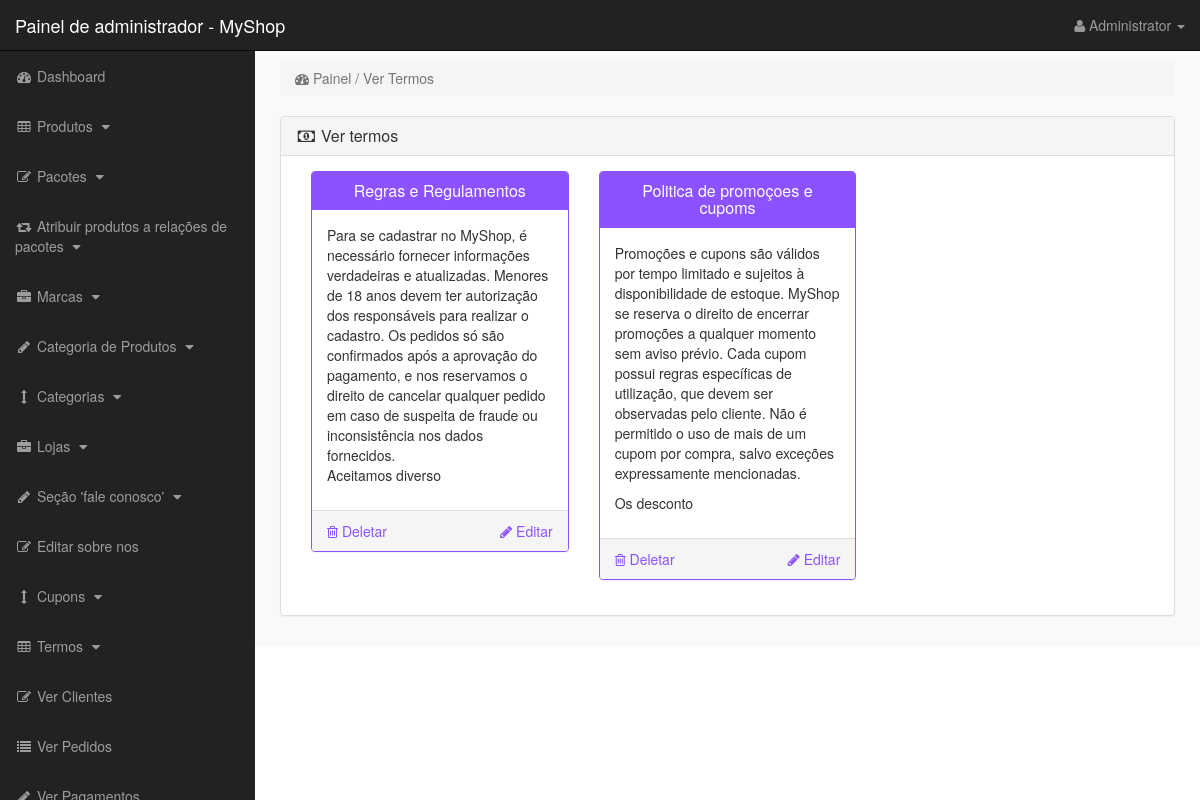
Page /admin_area/index.php?view_terms (signed in) on the committed database.
### tables this page shows
CREATE TABLE IF NOT EXISTS `terms` (
  `term_id` int(10) NOT NULL AUTO_INCREMENT,
  `term_title` varchar(100) NOT NULL,
  `term_link` varchar(100) NOT NULL,
  `term_desc` text NOT NULL,
  PRIMARY KEY (`term_id`)
);

### admin_area/view_terms.php (the view)
<?php
if(!isset($_SESSION['admin_email'])){
echo "<script>window.open('login.php','_self')</script>";
}
else {
?>
<div class="row">
<div class="col-lg-12">
<ol class="breadcrumb" >
<li class="active" >
<i class="fa fa-dashboard"></i> Painel / Ver Termos
</li>
</ol>
</div>
</div>
<div class="row">
<div class="col-lg-12">
<div class="panel panel-default">
<div class="panel-heading">
<h3 class="panel-title">
<i class="fa fa-money fa-fw"></i> Ver termos
</h3>
</div>
<div class="panel-body">
<?php
$get_terms = "select * from terms";
$run_terms = mysqli_query($con,$get_terms);
while($row_terms = mysqli_fetch_array($run_terms)){
$term_id = $row_terms['term_id'];
$term_title = $row_terms['term_title'];
$term_desc = substr($row_terms['term_desc'],0,400);
?>
<div class="col-lg-4 col-md-4">
<div class="panel panel-primary">
<div class="panel-heading">
<h3 class="panel-title" align="center">
<?php echo $term_title; ?>
</h3>
</div>
<div class="panel-body">
<?php echo $term_desc; ?>
</div>
<div class="panel-footer">
<a href="index.php?delete_term=<?php echo $term_id; ?>" class="pull-left">
<i class="fa fa-trash-o"></i> Deletar
</a>
<a href="index.php?edit_term=<?php echo $term_id; ?>" class="pull-right">
<i class="fa fa-pencil"></i> Editar
</a>
<div class="clearfix"> </div>
</div>
</div>
</div>
<?php } ?>
</div>
</div>
</div>
</div>
<?php } ?>

### admin_area/includes/sidebar.php (shortened to what this page needs)
<?php
if(!isset($_SESSION['admin_email'])){
echo "<script>window.open('login.php','_self')</script>";
}
else {
?>
<nav class="navbar navbar-inverse navbar-fixed-top" >
<div class="navbar-header" >
<a class="navbar-brand" href="index.php?dashboard" >Painel de administrador - MyShop</a>
</div>
<ul class="nav navbar-right top-nav" >
<li class="dropdown" >
<a href="#" class="dropdown-toggle" data-toggle="dropdown" >
<i class="fa fa-user" ></i>
<?php echo $admin_name; ?> <b class="caret" ></b>
</a>
</li>
</ul>
<div class="collapse navbar-collapse navbar-ex1-collapse">
<ul class="nav navbar-nav side-nav">
<li>
<a href="index.php?dashboard">
<i class="fa fa-fw fa-dashboard"></i> Dashboard
</a>
</li>
<li>
<a href="#" data-toggle="collapse" data-target="#products">
<i class="fa fa-fw fa-table"></i> Produtos
<i class="fa fa-fw fa-caret-down"></i>
</a>
</li>
<li>
<a href="#" data-toggle="collapse" data-target="#bundles">
<i class="fa fa-fw fa-edit"></i> Pacotes
<i class="fa fa-fw fa-caret-down"></i>
</a>
</li>
<li>
<a href="#" data-toggle="collapse" data-target="#relations">
<i class="fa fa-fw fa-retweet"></i> Atribuir produtos a relações de pacotes
<i class="fa fa-fw fa-caret-down"></i>
</a>
</li>
<li>
<a href="#" data-toggle="collapse" data-target="#manufacturers">
<i class="fa fa-fw fa-briefcase"></i> Marcas
<i class="fa fa-fw fa-caret-down"></i>
</a>
</li>
<li>
<a href="#" data-toggle="collapse" data-target="#p_cat">
<i class="fa fa-fw fa-pencil"></i> Categoria de Produtos
<i class="fa fa-fw fa-caret-down"></i>
</a>
</li>
<li>
<a href="#" data-toggle="collapse" data-target="#cat">
<i class="fa fa-fw fa-arrows-v"></i> Categorias
<i class="fa fa-fw fa-caret-down"></i>
</a>
</li>
<li>
<a href="#" data-toggle="collapse" data-target="#store">
<i class="fa fa-fw fa-briefcase"></i> Lojas
<i class="fa fa-fw fa-caret-down"></i>
</a>
</li>
<li>
<a href="#" data-toggle="collapse" data-target="#contact_us">
<i class="fa fa-fw fa-pencil"> </i> Seção 'fale conosco'
<i class="fa fa-fw fa-caret-down"></i>
</a>
</li>
<li>
<a href="index.php?edit_about_us">
<i class="fa fa-fw fa-edit"></i> Editar sobre nos
</a>
</li>
<li>
<a href="#" data-toggle="collapse" data-target="#coupons">
<i class="fa fa-fw fa-arrows-v"></i> Cupons
<i class="fa fa-fw fa-caret-down"></i>
</a>
</li>
<li>
<a href="#" data-toggle="collapse" data-target="#terms" >
<i class="fa fa-fw fa-table"></i> Termos
<i class="fa fa-fw fa-caret-down"></i>
</a>
</li>
<li>
<a href="index.php?view_customers">
<i class="fa fa-fw fa-edit"></i> Ver Clientes
</a>
</li>
<li>
<a href="index.php?view_orders">
<i class="fa fa-fw fa-list"></i> Ver Pedidos
</a>
</li>
<li>
<a href="index.php?view_payments">
<i class="fa fa-fw fa-pencil"></i> Ver Pagamentos
</a>
</li>
</ul>
</div>
</nav>
<?php } ?>

### admin_area/css/style.css (style rules this page uses)
body { margin-top:100px; }
@media (min-width: 768px) { body { margin-top:50px; } }
.top-nav { padding:0 15px; }
.top-nav>li { display:inline-block; float:left; }
.top-nav>li>a { padding-top:15px; padding-bottom:15px; line-height:20px; color:#999; }
@media (min-width: 768px) { .side-nav { position:fixed; top:51px; width:255px; border-radius:0; overflow-y:auto; background-color: #222; bottom:0; overflow-x:hidden; padding-bottom:40px; } }
@media (min-width: 768px) { .side-nav>li>a { width:255px; } }
.panel-body { border-radius:5px; }

### rows in the picture
terms: term_title "Regras e Regulamentos", term_desc "Para se cadastrar no MyShop, é necessário fornecer informações verdadeiras e atualizadas. Menores de 18 anos devem ter autorização dos responsáveis para realizar o cadastro. Os pedidos só são confirmados após a aprovação do pagamento, e nos reservamos o direito de cancelar qualquer pedido em caso de suspeita de fraude ou inconsistência nos dados fornecidos. Aceitamos diverso"
terms: term_title "Politica de promoçoes e cupoms", term_desc "Promoções e cupons são válidos por tempo limitado e sujeitos à disponibilidade de estoque. MyShop se reserva o direito de encerrar promoções a qualquer momento sem aviso prévio. Cada cupom possui regras específicas de utilização, que devem ser observadas pelo cliente. Não é permitido o uso de mais de um cupom por compra, salvo exceções expressamente mencionadas. Os desconto"

### other values in the picture
$admin_name "Administrator"
